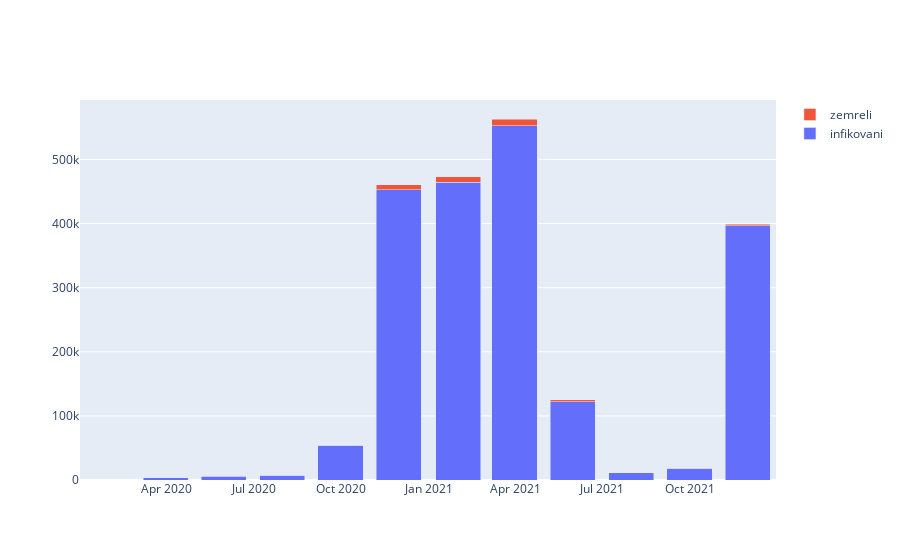

Here is the notebook cell this chart was saved with:
### Code cell
df2 = df.resample("2M").agg({"d_inf" : "sum", "d_dead" : "sum"})

fig = go.Figure()

d_inf = go.Bar(name = "infikovani", x = df2.index, y = df2["d_inf"])
d_dead = go.Bar(name = "zemreli", x = df2.index, y = df2["d_dead"])

fig.add_trace(d_inf)
fig.add_trace(d_dead)
fig.update_layout(barmode = "stack")
fig.show()

### Figure 1 — Plotly figure (JSON) as saved in the notebook; plotly's stock layout.template omitted (floating-point values rounded to 4 significant figures)
{"data": [{"name": "infikovani", "type": "bar", "x": ["2020-01-31T00:00:00", "2020-03-31T00:00:00", "2020-05-31T00:00:00", "2020-07-31T00:00:00", "2020-09-30T00:00:00", "2020-11-30T00:00:00", "2021-01-31T00:00:00", "2021-03-31T00:00:00", "2021-05-31T00:00:00", "2021-07-31T00:00:00", "2021-09-30T00:00:00", "2021-11-30T00:00:00"], "y": [0, 3315, 5987, 7286, 54198, 452558, 464720, 552808, 122212, 11319, 18642, 396812]}, {"name": "zemreli", "type": "bar", "x": ["2020-01-31T00:00:00", "2020-03-31T00:00:00", "2020-05-31T00:00:00", "2020-07-31T00:00:00", "2020-09-30T00:00:00", "2020-11-30T00:00:00", "2021-01-31T00:00:00", "2021-03-31T00:00:00", "2021-05-31T00:00:00", "2021-07-31T00:00:00", "2021-09-30T00:00:00", "2021-11-30T00:00:00"], "y": [0, 35, 283, 64, 293, 7934, 8261, 10251, 3238, 96, 73, 2115]}], "layout": {"barmode": "stack"}}
